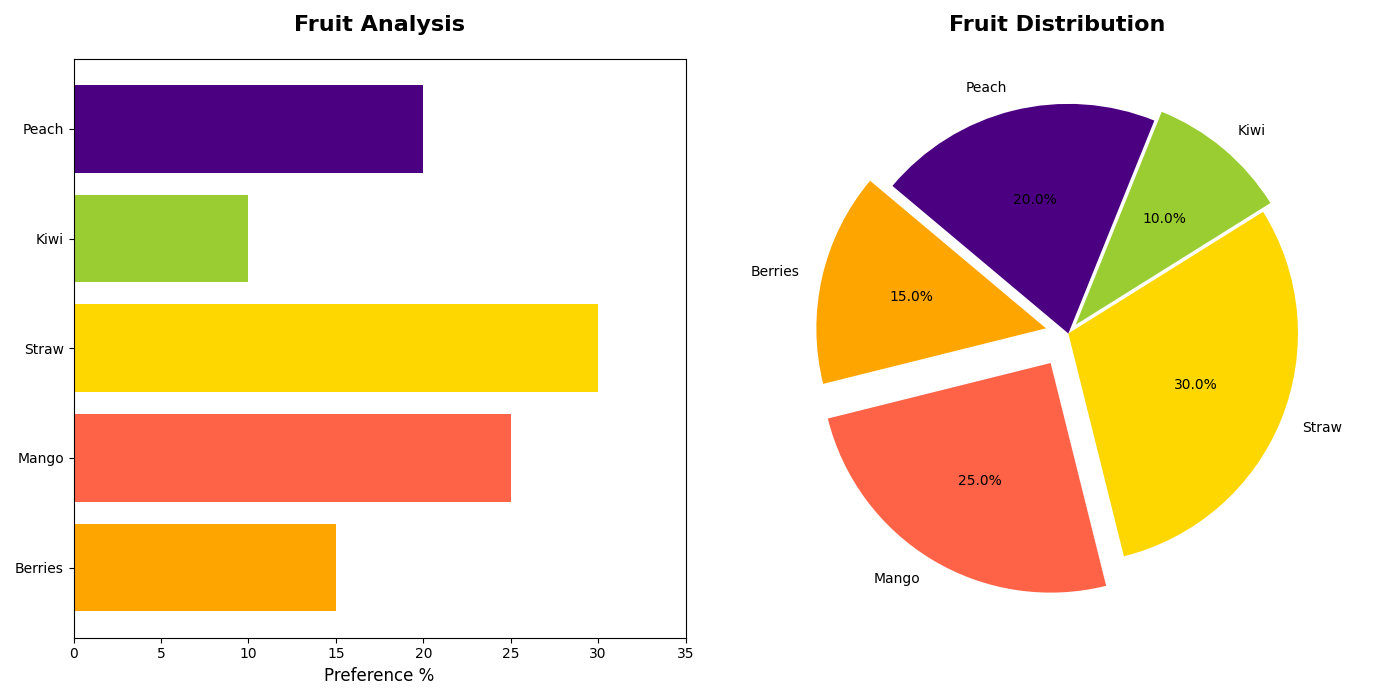

The script that drew this image:
import matplotlib.pyplot as plt

fruit_types = ['Berries', 'Mango', 'Straw', 'Kiwi', 'Peach']
percentages = [15, 25, 30, 10, 20]
colors = ['#FFA500', '#FF6347', '#FFD700', '#9ACD32', '#4B0082']

fig, (ax1, ax2) = plt.subplots(1, 2, figsize=(14, 7))

ax2.pie(
    percentages, labels=fruit_types, autopct='%1.1f%%', startangle=140, 
    colors=colors, explode=(0.1, 0.15, 0, 0.05, 0))

ax2.set_title('Fruit Distribution', fontsize=16, fontweight='bold', pad=20)
ax2.axis('equal')

ax1.barh(fruit_types, percentages, color=colors)
ax1.set_title('Fruit Analysis', fontsize=16, fontweight='bold', pad=20)
ax1.set_xlabel("Preference %", fontsize=12)
ax1.set_xlim(0, 35)
ax1.set_yticks(range(len(fruit_types)))
ax1.set_yticklabels(fruit_types, fontsize=10)

plt.tight_layout()
plt.show()
